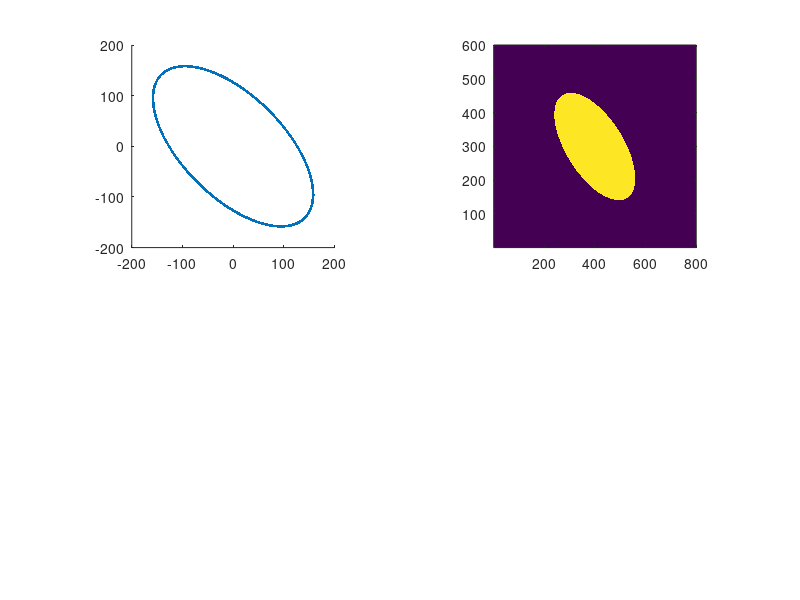

Source code (MATLAB):
%-------------------------------------------------------------------------------
% Function
% LINK:
%   * https://uk.mathworks.com/discovery/image-segmentation.html
%   * https://uk.mathworks.com/help/vision/ug/segment-3d-brain-tumor-using-deep-learning.html
%-------------------------------------------------------------------------------
function test_ellipse()

clc;

nWidth = 800;
nHeight = 600; 

% ellipse
phi = 135;
rx = 200;
ry = 100;
t = 0:0.001:2*pi;
phi_rad = (phi / 180) * pi;
x = rx * cos(t) * cos(phi_rad) - ry * sin(t) * sin(phi_rad);
y = rx * cos(t) * sin(phi_rad) + ry * sin(t) * cos(phi_rad);

% plot
subplot(2, 2, 1);
plot(x, y, '.'); box off;
axis square;
xlim([-max(rx, ry), max(rx, ry)]); 
ylim([-max(rx, ry), max(rx, ry)]);

% make image circle
CI = zeros(nHeight, nWidth);

gx = round(x + nWidth / 2);
gy = round(y + nHeight / 2);

for i = 1:length(t)
  CI(gy(i), ((gx(i) - 1):(gx(i) + 1))) = 1;
end

gy_min = min(gy);
gy_max = max(gy);
for i = gy_min:gy_max
  K = find(CI(i, :) > 0);
  if ~isempty(K)
    CI(i, K(1):K(end)) = 1;
  end
end

% plot
subplot(2, 2, 2);
imagesc(CI); 
axis square;
set(gca, 'YDir', 'normal');

end % end

%-------------------------------------------------------------------------------




